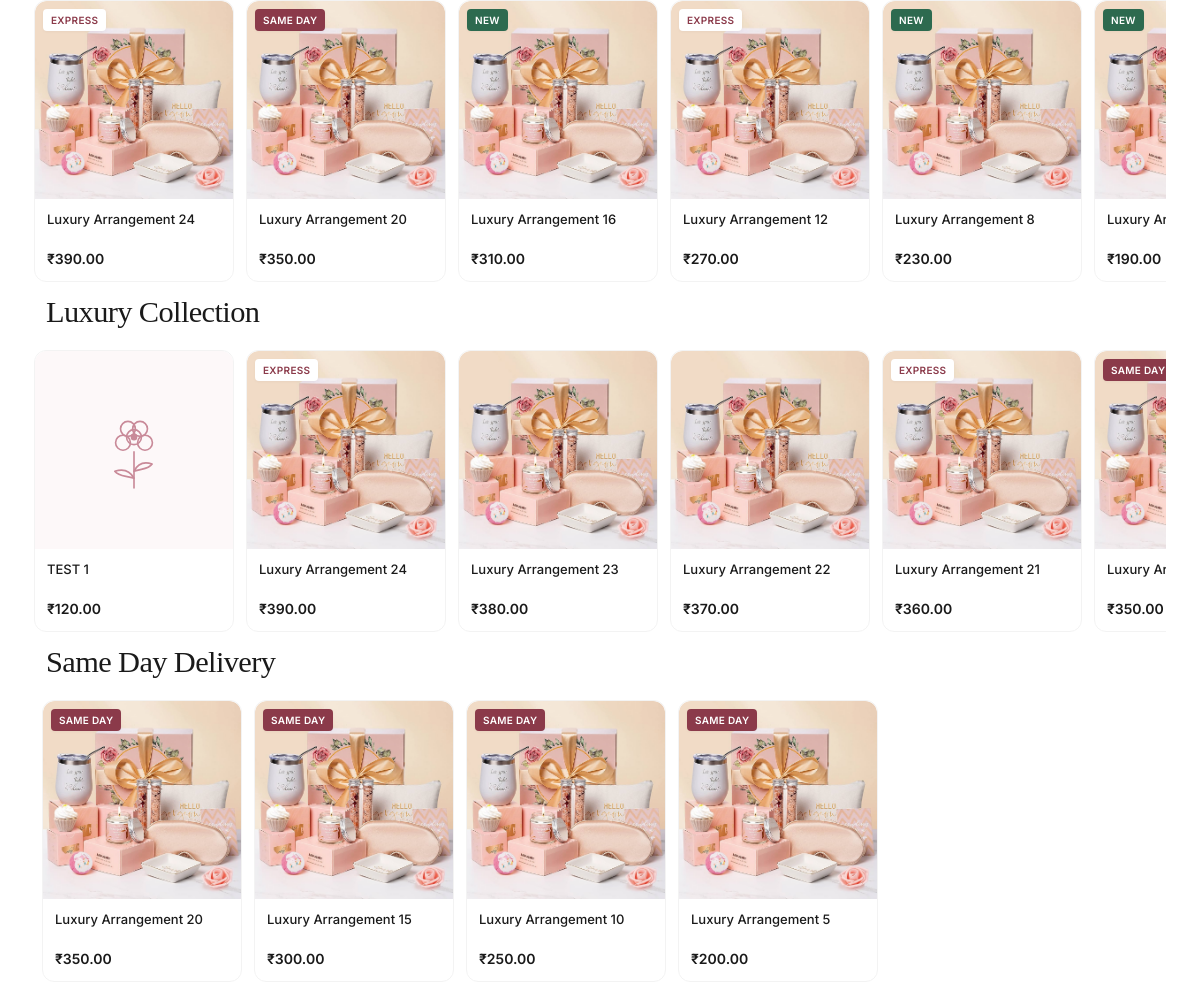
The app's page / (middle part), older data.
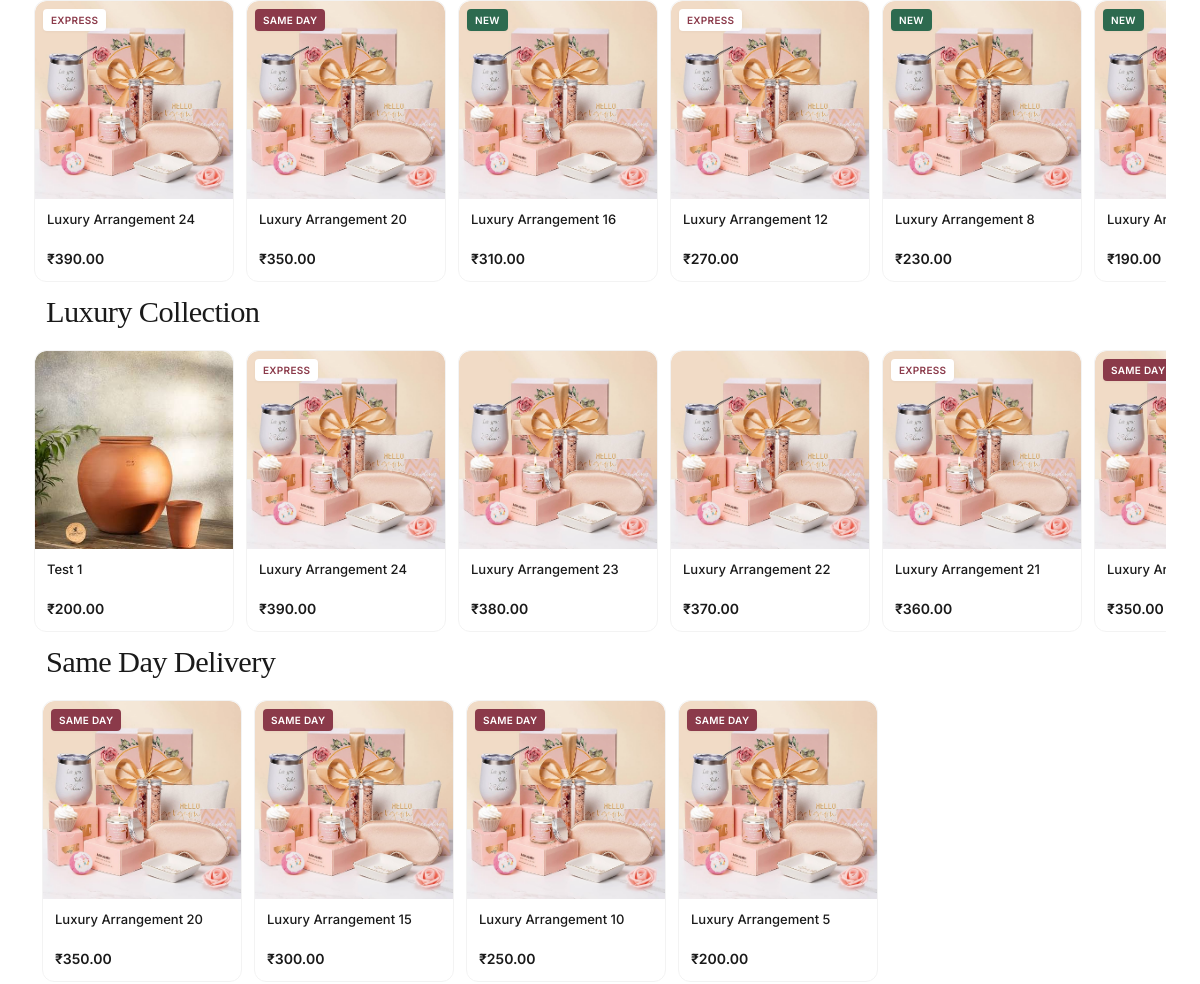
The same page, newer data.
### catalog/models.py (models this page shows, shortened)
class Product(TimeStampedModel):
    name = models.CharField(max_length=255, verbose_name="Name")
    slug = models.SlugField(
        max_length=255,
        unique=True,
        db_index=True,
        verbose_name="Slug",
    )
    sku = models.CharField(
        max_length=64,
        unique=True,
        db_index=True,
        verbose_name="SKU",
        help_text="Stock keeping unit identifier.",
    )
    category = models.ForeignKey(
        Category,
        on_delete=models.PROTECT,
        related_name="products",
        verbose_name="Category",
    )
    primary_occasion = models.ForeignKey(
        Occasion,
        on_delete=models.PROTECT,
        related_name="primary_products",
        verbose_name="Primary occasion",
    )
    brand = models.ForeignKey(
        Brand,
        on_delete=models.SET_NULL,
        null=True,
        blank=True,
        related_name="products",
        verbose_name="Brand",
    )
    recipients = models.ManyToManyField(
        Recipient,
        blank=True,
        related_name="products",
        verbose_name="Recipients",
        help_text="Recipient personas this product is suitable for.",
    )
    base_price = models.DecimalField(
        max_digits=12,
        decimal_places=2,
        verbose_name="Base price",
        help_text="Default price before variant deltas.",
    )
    mrp = models.DecimalField(max_digits=12, decimal_places=2, verbose_name="MRP")
    purchase_price = models.DecimalField(max_digits=12, decimal_places=2, verbose_name="Purchase Price")
    wholesale_rate = models.DecimalField(max_digits=12, decimal_places=2, verbose_name="Wholesale Rate")
    is_rental = models.BooleanField(default=False, db_index=True, verbose_name="Is Rental Eligible")
    rental_price = models.DecimalField(max_digits=12, decimal_places=2, null=True, blank=True, verbose_name="Rental Price")
    show_rental_storefront = models.BooleanField(default=True, db_index=True, verbose_name="Show Rental in Storefront")
    color = models.CharField(
        max_length=50,
        blank=True,
        db_index=True,
        verbose_name="Color",
        help_text="Primary color for PLP color-filter chips.",
    )
    is_active = models.BooleanField(
        default=True,
        db_index=True,
        verbose_name="Is active",
    )
    is_same_day_eligible = models.BooleanField(
        default=False,
        db_index=True,
        verbose_name="Same-day eligible",
    )
    is_bestseller = models.BooleanField(
        default=False,
        db_index=True,
        verbose_name="Is bestseller",
    )
    is_new_arrival = models.BooleanField(
        default=False,
        db_index=True,
        verbose_name="Is new arrival",
    )
    supports_gift_customization = models.BooleanField(
        default=False,
        verbose_name="Supports gift customization",
        help_text="When True, gifting app attaches customization options via ContentType.",
    )
    stock_quantity = models.PositiveIntegerField(
        default=0,
        verbose_name="Stock quantity",
    )
    meta_title = models.CharField(max_length=70, blank=True, verbose_name="Meta title")
    meta_description = models.CharField(max_length=160, blank=True, verbose_name="Meta description")
    og_image = models.ImageField(
        upload_to="seo/products/",
        blank=True,
        null=True,
        verbose_name="Open Graph image",
    )
    low_stock_threshold = models.PositiveIntegerField(
        default=5,
        verbose_name="Low stock threshold",
        help_text="Triggers low-stock alerts when stock falls at or below this value.",
    )
    class Meta:
        verbose_name = "Product"
        verbose_name_plural = "Products"
        indexes = [
            models.Index(
                fields=["is_active", "category_id"],
                name="cat_prod_active_category_idx",
            ),
            models.Index(
                fields=["is_active", "is_bestseller"],
                name="cat_prod_active_bestseller_idx",
            ),
            models.Index(fields=["is_active", "is_new_arrival"], name="cat_prod_active_new_idx"),
            models.Index(
                fields=["is_active", "is_same_day_eligible"], name="cat_prod_same_day_idx"
            ),
        ]
    @property
    def price(self):
        return self.base_price
    @price.setter
    def price(self, value):
        self.base_price = value

class ProductImage(TimeStampedModel):
    product = models.ForeignKey(
        Product,
        on_delete=models.CASCADE,
        related_name="images",
        verbose_name="Product",
    )
    image = models.ImageField(
        upload_to="products/images/",
        verbose_name="Image",
    )
    alt_text = models.CharField(
        max_length=255,
        blank=True,
        verbose_name="Alt text",
    )
    display_order = models.PositiveIntegerField(
        default=0,
        verbose_name="Display order",
    )
    is_primary = models.BooleanField(
        default=False,
        db_index=True,
        verbose_name="Is primary",
        help_text="Primary image shown on PLP cards and homepage rails.",
    )
    class Meta:
        verbose_name = "Product image"
        verbose_name_plural = "Product images"
        ordering = ["display_order"]
        indexes = [
            models.Index(
                fields=["product", "is_primary"],
                name="cat_img_product_primary_idx",
            ),
        ]

### core/models.py (models this page shows, shortened)
class TimeStampedModel(models.Model):
    created_at = models.DateTimeField(
        auto_now_add=True,
        db_index=True,
        verbose_name="Created at",
        help_text="Timestamp when this record was first created.",
    )
    updated_at = models.DateTimeField(
        auto_now=True,
        db_index=True,
        verbose_name="Updated at",
        help_text="Timestamp when this record was last modified.",
    )
    class Meta:
        abstract = True

class Currency(TimeStampedModel):
    code = models.CharField(
        max_length=3,
        unique=True,
        db_index=True,
        verbose_name="Currency code",
        help_text="ISO 4217 currency code, e.g. QAR or USD.",
    )
    symbol = models.CharField(
        max_length=8,
        verbose_name="Symbol",
        help_text="Display symbol shown alongside prices, e.g. ر.ق or $.",
    )
    exchange_rate_to_base = models.DecimalField(
        max_digits=18,
        decimal_places=8,
        verbose_name="Exchange rate to base",
        help_text="Multiplier to convert this currency into the platform base currency.",
    )
    is_default = models.BooleanField(
        default=False,
        db_index=True,
        verbose_name="Is default",
        help_text="When True, this currency is the storefront default.",
    )
    is_active = models.BooleanField(
        default=True,
        db_index=True,
        verbose_name="Is active",
        help_text="When False, this currency is hidden/inactive on the storefront.",
    )
    class Meta:
        verbose_name = "Currency"
        verbose_name_plural = "Currencies"
        indexes = [
            models.Index(fields=["is_default"], name="core_currency_is_default_idx"),
        ]

### cms/models.py (models this page shows, shortened)
class HomepageSection(TimeStampedModel):
    section_type = models.CharField(
        max_length=40,
        choices=HomepageSectionType.choices,
        db_index=True,
        verbose_name="Section type",
    )
    title = models.CharField(max_length=200, blank=True, verbose_name="Title")
    display_order = models.PositiveIntegerField(
        default=0, db_index=True, verbose_name="Display order"
    )
    is_active = models.BooleanField(default=True, db_index=True, verbose_name="Is active")
    config = models.JSONField(default=dict, blank=True, verbose_name="Configuration")
    class Meta:
        verbose_name = "Homepage section"
        verbose_name_plural = "Homepage sections"
        ordering = ["display_order", "id"]
        indexes = [
            models.Index(
                fields=["is_active", "display_order"],
                name="cms_hp_section_active_ord_idx",
            ),
        ]

### cms/views.py (the view)
# urls.py: path("", views.homepage_view, name="homepage"),
@require_GET
def homepage_view(request: HttpRequest) -> HttpResponse:
    sections = get_active_homepage_sections()
    product_rails = get_homepage_product_rails()
    section_contexts = [
        {
            "section_type": section["section_type"],
            "partial": f"cms/sections/{section['section_type']}.html",
            "context": get_section_render_context(section=section, product_rails=product_rails),
        }
        for section in sections
    ]
    context = seo_context(
        request=request,
        title="Quality medical equipments | JOYMED HEALTHCARE",
        description="Browse the medical equipments and delivery available across Kerala.",
    )
    context["section_contexts"] = section_contexts
    return render(request, "cms/homepage.html", context)

### cart/selectors.py (called while the page is built)
def get_cart_for_request(*, request: HttpRequest) -> Optional[Cart]:
    if hasattr(request, _CART_CACHE_ATTR):
        return getattr(request, _CART_CACHE_ATTR)
    if not request.session.session_key:
        request.session.create()
    session_key = request.session.session_key
    cart = None
    if request.user.is_authenticated and hasattr(request.user, "customer_profile"):
        cart = (
            Cart.objects.filter(customer_profile=request.user.customer_profile)
            .select_related("currency", "destination_city")
            .first()
        )
    if cart is None:
        cart = (
            Cart.objects.filter(session_key=session_key)
            .select_related("currency", "destination_city")
            .first()
        )
    setattr(request, _CART_CACHE_ATTR, cart)
    return cart

def get_cart_item_count(*, cart: Cart | None) -> int:
    if cart is None:
        return 0
    total = CartItem.objects.filter(cart=cart).aggregate(total=Sum("quantity"))["total"]
    return int(total or 0)

def get_cart_count(*, request: HttpRequest) -> int:
    cart = get_cart_for_request(request=request)
    return get_cart_item_count(cart=cart)

### templates/cms/homepage.html (shortened to what this page needs)
{% extends "base.html" %}
{% load i18n %}
{% block content %}
<div class="homepage-sections">
  {% for block in section_contexts %}
    {% include block.partial with section_context=block.context %}
  {% empty %}
  <div class="container py-5 text-center">
    <p class="text-muted">{% trans "Homepage content is being prepared." %}</p>
    <a href="{% url 'catalog:plp' %}" class="btn btn-floward mt-2">{% trans "Shop Now" %}</a>
  </div>
  {% endfor %}
</div>
{% endblock %}

### templates/catalog/partials/product_rail.html
{% load i18n %}
<section class="container product-rail">
  <div class="section-header">
    <div>
      {% if rail_title %}<h2 class="section-title">{{ rail_title }}</h2>{% endif %}
    </div>
  </div>
  <div class="product-rail-scroll" role="list">
    {% for product in products %}
    <div class="product-rail-item" role="listitem">
      {% include "catalog/partials/product_card.html" with product=product %}
    </div>
    {% empty %}
    <p class="text-muted small px-2">{% trans "No products available." %}</p>
    {% endfor %}
  </div>
</section>

### templates/catalog/partials/product_card.html
{% load i18n static storefront_tags %}
<article class="product-card card h-100">
  <a href="{% url 'catalog:pdp' slug=product.slug %}" class="text-decoration-none text-dark d-block">
    <div class="product-card-img-wrap ratio ratio-1x1">
      {% with img=product.primary_images.0 %}
      {% if img and img.image %}
      <img src="{{ img.image.url }}" alt="{{ img.alt_text|default:product.name }}" class="object-fit-cover" width="400" height="400" loading="lazy"
           onerror="this.onerror=null;this.src='{% static 'img/product-placeholder.svg' %}';this.classList.add('product-card-img--placeholder');">
      {% else %}
      <img src="{% static 'img/product-placeholder.svg' %}" alt="{{ product.name }}" class="object-fit-cover product-card-img--placeholder" width="400" height="400" loading="lazy">
      {% endif %}
      {% endwith %}
      {% if product.is_same_day_eligible %}
      <span class="product-badge product-badge--same-day">{% trans "Same Day" %}</span>
      {% elif product.is_bestseller %}
      <span class="product-badge product-badge--express">{% trans "Express" %}</span>
      {% elif product.is_new_arrival %}
      <span class="product-badge product-badge--new">{% trans "New" %}</span>
      {% endif %}
    </div>
    <div class="card-body">
      <h3 class="card-title">{{ product.name }}</h3>
      <p class="product-price">
        {% money_label product.display_price|default:product.base_price display_currency %}
      </p>
    </div>
  </a>
</article>

Row changes from the older to the newer data that the page shows:
removed Product: name "TEST 1", base_price.exchange_rate_to_base "₹120.00", shown under "Luxury Collection"
added Product: primary_images.0.image (picture), name "Test 1", base_price.exchange_rate_to_base "₹200.00", shown under "Luxury Collection"
